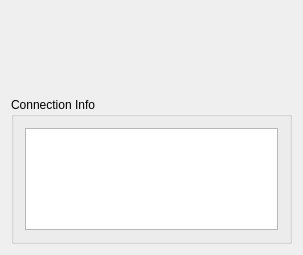
<?xml version="1.0" encoding="UTF-8"?>
<ui version="4.0">
 <class>Widget</class>
 <widget class="QWidget" name="Widget">
  <property name="geometry">
   <rect>
    <x>0</x>
    <y>0</y>
    <width>303</width>
    <height>255</height>
   </rect>
  </property>
  <property name="windowTitle">
   <string>Widget</string>
  </property>
  <layout class="QVBoxLayout" name="verticalLayout">
   <item>
    <layout class="QHBoxLayout" name="horizontalLayout">
     <item>
      <widget class="QLabel" name="labelStatus">
       <property name="minimumSize">
        <size>
         <width>0</width>
         <height>80</height>
        </size>
       </property>
       <property name="maximumSize">
        <size>
         <width>16777215</width>
         <height>80</height>
        </size>
       </property>
       <property name="text">
        <string/>
       </property>
      </widget>
     </item>
    </layout>
   </item>
   <item>
    <widget class="QGroupBox" name="groupBox_2">
     <property name="title">
      <string>Connection Info</string>
     </property>
     <layout class="QVBoxLayout" name="verticalLayout_3">
      <item>
       <widget class="QTextEdit" name="connMsgEdit"/>
      </item>
     </layout>
    </widget>
   </item>
  </layout>
 </widget>
 <layoutdefault spacing="6" margin="11"/>
 <resources/>
 <connections/>
</ui>
